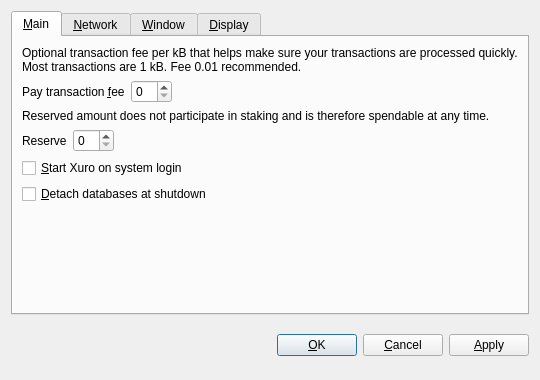
<?xml version="1.0" encoding="UTF-8"?>
<ui version="4.0">
 <class>OptionsDialog</class>
 <widget class="QDialog" name="OptionsDialog">
  <property name="geometry">
   <rect>
    <x>0</x>
    <y>0</y>
    <width>540</width>
    <height>380</height>
   </rect>
  </property>
  <property name="windowTitle">
   <string>Options</string>
  </property>
  <property name="modal">
   <bool>true</bool>
  </property>
  <layout class="QVBoxLayout" name="verticalLayout">
   <item>
    <widget class="QTabWidget" name="tabWidget">
     <property name="tabPosition">
      <enum>QTabWidget::North</enum>
     </property>
     <property name="currentIndex">
      <number>0</number>
     </property>
     <widget class="QWidget" name="tabMain">
      <attribute name="title">
       <string>&amp;Main</string>
      </attribute>
      <layout class="QVBoxLayout" name="verticalLayout_Main">
       <item>
        <widget class="QLabel" name="transactionFeeInfoLabel">
         <property name="text">
          <string>Optional transaction fee per kB that helps make sure your transactions are processed quickly. Most transactions are 1 kB. Fee 0.01 recommended.</string>
         </property>
         <property name="textFormat">
          <enum>Qt::PlainText</enum>
         </property>
         <property name="wordWrap">
          <bool>true</bool>
         </property>
        </widget>
       </item>
       <item>
        <layout class="QHBoxLayout" name="horizontalLayoutFee">
         <item>
          <widget class="QLabel" name="transactionFeeLabel">
           <property name="text">
            <string>Pay transaction &amp;fee</string>
           </property>
           <property name="textFormat">
            <enum>Qt::PlainText</enum>
           </property>
           <property name="buddy">
            <cstring>transactionFee</cstring>
           </property>
          </widget>
         </item>
         <item>
          <widget class="BitcoinAmountField" name="transactionFee"/>
         </item>
         <item>
          <spacer name="horizontalSpacerFee">
           <property name="orientation">
            <enum>Qt::Horizontal</enum>
           </property>
           <property name="sizeHint" stdset="0">
            <size>
             <width>40</width>
             <height>20</height>
            </size>
           </property>
          </spacer>
         </item>
        </layout>
       </item>
       <item>
        <widget class="QLabel" name="reserveBalanceInfoLabel">
         <property name="text">
          <string>Reserved amount does not participate in staking and is therefore spendable at any time.</string>
         </property>
         <property name="textFormat">
          <enum>Qt::PlainText</enum>
         </property>
         <property name="wordWrap">
          <bool>true</bool>
         </property>
        </widget>
       </item>
       <item>
        <layout class="QHBoxLayout" name="horizontalLayoutReserveBalance">
         <item>
          <widget class="QLabel" name="reserveBalanceLabel">
           <property name="text">
            <string>Reserve</string>
           </property>
           <property name="textFormat">
            <enum>Qt::PlainText</enum>
           </property>
           <property name="buddy">
            <cstring>reserveBalance</cstring>
           </property>
          </widget>
         </item>
         <item>
          <widget class="BitcoinAmountField" name="reserveBalance"/>
         </item>
         <item>
          <spacer name="horizontalSpacerReserveBalance">
           <property name="orientation">
            <enum>Qt::Horizontal</enum>
           </property>
           <property name="sizeHint" stdset="0">
            <size>
             <width>40</width>
             <height>20</height>
            </size>
           </property>
          </spacer>
         </item>
        </layout>
       </item>
       <item>
        <widget class="QCheckBox" name="bitcoinAtStartup">
         <property name="toolTip">
          <string>Automatically start Xuro after logging in to the system.</string>
         </property>
         <property name="text">
          <string>&amp;Start Xuro on system login</string>
         </property>
        </widget>
       </item>
       <item>
        <widget class="QCheckBox" name="detachDatabases">
         <property name="toolTip">
          <string>Detach block and address databases at shutdown. This means they can be moved to another data directory, but it slows down shutdown. The wallet is always detached.</string>
         </property>
         <property name="text">
          <string>&amp;Detach databases at shutdown</string>
         </property>
        </widget>
       </item>
       <item>
        <spacer name="verticalSpacer_Main">
         <property name="orientation">
          <enum>Qt::Vertical</enum>
         </property>
         <property name="sizeHint" stdset="0">
          <size>
           <width>20</width>
           <height>40</height>
          </size>
         </property>
        </spacer>
       </item>
      </layout>
     </widget>
     <widget class="QWidget" name="tabNetwork">
      <attribute name="title">
       <string>&amp;Network</string>
      </attribute>
      <layout class="QVBoxLayout" name="verticalLayout_Network">
       <item>
        <widget class="QCheckBox" name="mapPortUpnp">
         <property name="toolTip">
          <string>Automatically open the Xuro client port on the router. This only works when your router supports UPnP and it is enabled.</string>
         </property>
         <property name="text">
          <string>Map port using &amp;UPnP</string>
         </property>
        </widget>
       </item>
       <item>
        <widget class="QCheckBox" name="connectSocks">
         <property name="toolTip">
          <string>Connect to the Xuro network through a SOCKS proxy (e.g. when connecting through Tor).</string>
         </property>
         <property name="text">
          <string>&amp;Connect through SOCKS proxy:</string>
         </property>
        </widget>
       </item>
       <item>
        <layout class="QHBoxLayout" name="horizontalLayout_Network">
         <item>
          <widget class="QLabel" name="proxyIpLabel">
           <property name="text">
            <string>Proxy &amp;IP:</string>
           </property>
           <property name="textFormat">
            <enum>Qt::PlainText</enum>
           </property>
           <property name="buddy">
            <cstring>proxyIp</cstring>
           </property>
          </widget>
         </item>
         <item>
          <widget class="QValidatedLineEdit" name="proxyIp">
           <property name="maximumSize">
            <size>
             <width>140</width>
             <height>16777215</height>
            </size>
           </property>
           <property name="toolTip">
            <string>IP address of the proxy (e.g. 127.0.0.1)</string>
           </property>
          </widget>
         </item>
         <item>
          <widget class="QLabel" name="proxyPortLabel">
           <property name="text">
            <string>&amp;Port:</string>
           </property>
           <property name="textFormat">
            <enum>Qt::PlainText</enum>
           </property>
           <property name="buddy">
            <cstring>proxyPort</cstring>
           </property>
          </widget>
         </item>
         <item>
          <widget class="QLineEdit" name="proxyPort">
           <property name="maximumSize">
            <size>
             <width>55</width>
             <height>16777215</height>
            </size>
           </property>
           <property name="toolTip">
            <string>Port of the proxy (e.g. 9050)</string>
           </property>
          </widget>
         </item>
         <item>
          <widget class="QLabel" name="socksVersionLabel">
           <property name="text">
            <string>SOCKS &amp;Version:</string>
           </property>
           <property name="textFormat">
            <enum>Qt::PlainText</enum>
           </property>
           <property name="buddy">
            <cstring>socksVersion</cstring>
           </property>
          </widget>
         </item>
         <item>
          <widget class="QValueComboBox" name="socksVersion">
           <property name="toolTip">
            <string>SOCKS version of the proxy (e.g. 5)</string>
           </property>
          </widget>
         </item>
         <item>
          <spacer name="horizontalSpacer_Network">
           <property name="orientation">
            <enum>Qt::Horizontal</enum>
           </property>
           <property name="sizeHint" stdset="0">
            <size>
             <width>40</width>
             <height>20</height>
            </size>
           </property>
          </spacer>
         </item>
        </layout>
       </item>
       <item>
        <spacer name="verticalSpacer_Network">
         <property name="orientation">
          <enum>Qt::Vertical</enum>
         </property>
         <property name="sizeHint" stdset="0">
          <size>
           <width>20</width>
           <height>40</height>
          </size>
         </property>
        </spacer>
       </item>
      </layout>
     </widget>
     <widget class="QWidget" name="tabWindow">
      <attribute name="title">
       <string>&amp;Window</string>
      </attribute>
      <layout class="QVBoxLayout" name="verticalLayout_Window">
       <item>
        <widget class="QCheckBox" name="minimizeToTray">
         <property name="toolTip">
          <string>Show only a tray icon after minimizing the window.</string>
         </property>
         <property name="text">
          <string>&amp;Minimize to the tray instead of the taskbar</string>
         </property>
        </widget>
       </item>
       <item>
        <widget class="QCheckBox" name="minimizeOnClose">
         <property name="toolTip">
          <string>Minimize instead of exit the application when the window is closed. When this option is enabled, the application will be closed only after selecting Quit in the menu.</string>
         </property>
         <property name="text">
          <string>M&amp;inimize on close</string>
         </property>
        </widget>
       </item>
       <item>
        <spacer name="verticalSpacer_Window">
         <property name="orientation">
          <enum>Qt::Vertical</enum>
         </property>
         <property name="sizeHint" stdset="0">
          <size>
           <width>20</width>
           <height>40</height>
          </size>
         </property>
        </spacer>
       </item>
      </layout>
     </widget>
     <widget class="QWidget" name="tabDisplay">
      <attribute name="title">
       <string>&amp;Display</string>
      </attribute>
      <layout class="QVBoxLayout" name="verticalLayout_Display">
       <item>
        <layout class="QHBoxLayout" name="horizontalLayout_1_Display">
         <item>
          <widget class="QLabel" name="langLabel">
           <property name="text">
            <string>User Interface &amp;language:</string>
           </property>
           <property name="textFormat">
            <enum>Qt::PlainText</enum>
           </property>
           <property name="buddy">
            <cstring>lang</cstring>
           </property>
          </widget>
         </item>
         <item>
          <widget class="QValueComboBox" name="lang">
           <property name="toolTip">
            <string>The user interface language can be set here. This setting will take effect after restarting Xuro.</string>
           </property>
          </widget>
         </item>
        </layout>
       </item>
       <item>
        <layout class="QHBoxLayout" name="horizontalLayout_2_Display">
         <item>
          <widget class="QLabel" name="unitLabel">
           <property name="text">
            <string>&amp;Unit to show amounts in:</string>
           </property>
           <property name="textFormat">
            <enum>Qt::PlainText</enum>
           </property>
           <property name="buddy">
            <cstring>unit</cstring>
           </property>
          </widget>
         </item>
         <item>
          <widget class="QValueComboBox" name="unit">
           <property name="toolTip">
            <string>Choose the default subdivision unit to show in the interface and when sending coins.</string>
           </property>
          </widget>
         </item>
        </layout>
       </item>
       <item>
        <widget class="QCheckBox" name="displayAddresses">
         <property name="toolTip">
          <string>Whether to show Xuro addresses in the transaction list or not.</string>
         </property>
         <property name="text">
          <string>&amp;Display addresses in transaction list</string>
         </property>
        </widget>
       </item>
       <item>
        <widget class="QCheckBox" name="coinControlFeatures">
         <property name="toolTip">
          <string>Whether to show coin control features or not.</string>
         </property>
         <property name="text">
          <string>Display coin &amp;control features (experts only!)</string>
         </property>
        </widget>
       </item>
       <item>
        <spacer name="verticalSpacer_Display">
         <property name="orientation">
          <enum>Qt::Vertical</enum>
         </property>
         <property name="sizeHint" stdset="0">
          <size>
           <width>20</width>
           <height>40</height>
          </size>
         </property>
        </spacer>
       </item>
      </layout>
     </widget>
    </widget>
   </item>
   <item>
    <layout class="QHBoxLayout" name="horizontalLayout_Buttons">
     <item>
      <spacer name="horizontalSpacer_1">
       <property name="orientation">
        <enum>Qt::Horizontal</enum>
       </property>
       <property name="sizeHint" stdset="0">
        <size>
         <width>40</width>
         <height>48</height>
        </size>
       </property>
      </spacer>
     </item>
     <item>
      <widget class="QLabel" name="statusLabel">
       <property name="font">
        <font>
         <weight>75</weight>
         <bold>true</bold>
        </font>
       </property>
       <property name="text">
        <string/>
       </property>
       <property name="textFormat">
        <enum>Qt::PlainText</enum>
       </property>
       <property name="wordWrap">
        <bool>true</bool>
       </property>
      </widget>
     </item>
     <item>
      <spacer name="horizontalSpacer_2">
       <property name="orientation">
        <enum>Qt::Horizontal</enum>
       </property>
       <property name="sizeHint" stdset="0">
        <size>
         <width>40</width>
         <height>48</height>
        </size>
       </property>
      </spacer>
     </item>
     <item>
      <widget class="QPushButton" name="okButton">
       <property name="text">
        <string>&amp;OK</string>
       </property>
      </widget>
     </item>
     <item>
      <widget class="QPushButton" name="cancelButton">
       <property name="text">
        <string>&amp;Cancel</string>
       </property>
       <property name="autoDefault">
        <bool>false</bool>
       </property>
      </widget>
     </item>
     <item>
      <widget class="QPushButton" name="applyButton">
       <property name="text">
        <string>&amp;Apply</string>
       </property>
       <property name="autoDefault">
        <bool>false</bool>
       </property>
      </widget>
     </item>
    </layout>
   </item>
  </layout>
 </widget>
 <customwidgets>
  <customwidget>
   <class>BitcoinAmountField</class>
   <extends>QSpinBox</extends>
   <header>bitcoinamountfield.h</header>
  </customwidget>
  <customwidget>
   <class>QValueComboBox</class>
   <extends>QComboBox</extends>
   <header>qvaluecombobox.h</header>
  </customwidget>
  <customwidget>
   <class>QValidatedLineEdit</class>
   <extends>QLineEdit</extends>
   <header>qvalidatedlineedit.h</header>
  </customwidget>
 </customwidgets>
 <resources/>
 <connections/>
</ui>
